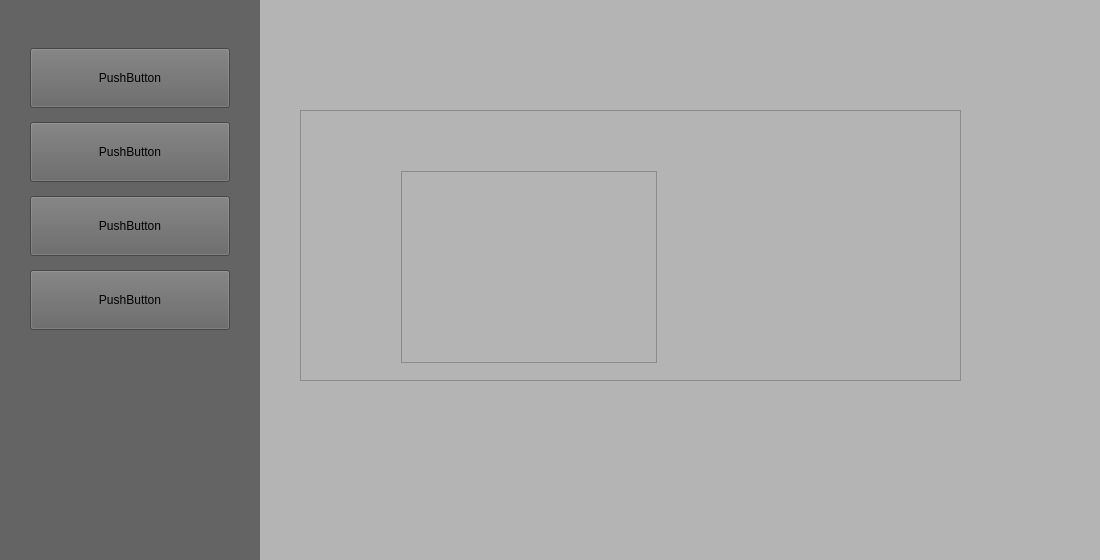
<?xml version="1.0" encoding="UTF-8"?>
<ui version="4.0">
 <class>MainWindow</class>
 <widget class="QMainWindow" name="MainWindow">
  <property name="geometry">
   <rect>
    <x>0</x>
    <y>0</y>
    <width>1100</width>
    <height>560</height>
   </rect>
  </property>
  <property name="windowTitle">
   <string>MainWindow</string>
  </property>
  <widget class="QWidget" name="centralwidget">
   <widget class="QWidget" name="widget_2" native="true">
    <property name="geometry">
     <rect>
      <x>260</x>
      <y>0</y>
      <width>840</width>
      <height>560</height>
     </rect>
    </property>
    <property name="styleSheet">
     <string notr="true">background-color : rgb(180,180,180);
</string>
    </property>
    <widget class="QScrollArea" name="scrollArea">
     <property name="geometry">
      <rect>
       <x>40</x>
       <y>110</y>
       <width>661</width>
       <height>271</height>
      </rect>
     </property>
     <property name="widgetResizable">
      <bool>true</bool>
     </property>
     <widget class="QWidget" name="scrollAreaWidgetContents">
      <property name="geometry">
       <rect>
        <x>0</x>
        <y>0</y>
        <width>659</width>
        <height>269</height>
       </rect>
      </property>
      <widget class="QTableView" name="tableView">
       <property name="geometry">
        <rect>
         <x>100</x>
         <y>60</y>
         <width>256</width>
         <height>192</height>
        </rect>
       </property>
      </widget>
     </widget>
    </widget>
   </widget>
   <widget class="QWidget" name="widget" native="true">
    <property name="geometry">
     <rect>
      <x>0</x>
      <y>0</y>
      <width>260</width>
      <height>560</height>
     </rect>
    </property>
    <property name="styleSheet">
     <string notr="true">background-color : rgb(100,100,100);
</string>
    </property>
    <widget class="QWidget" name="verticalWidget" native="true">
     <property name="geometry">
      <rect>
       <x>30</x>
       <y>40</y>
       <width>200</width>
       <height>300</height>
      </rect>
     </property>
     <layout class="QVBoxLayout" name="verticalLayout">
      <item>
       <widget class="QPushButton" name="pushButton_2">
        <property name="minimumSize">
         <size>
          <width>0</width>
          <height>60</height>
         </size>
        </property>
        <property name="text">
         <string>PushButton</string>
        </property>
       </widget>
      </item>
      <item>
       <widget class="QPushButton" name="pushButton_4">
        <property name="minimumSize">
         <size>
          <width>0</width>
          <height>60</height>
         </size>
        </property>
        <property name="text">
         <string>PushButton</string>
        </property>
       </widget>
      </item>
      <item>
       <widget class="QPushButton" name="pushButton_3">
        <property name="minimumSize">
         <size>
          <width>0</width>
          <height>60</height>
         </size>
        </property>
        <property name="text">
         <string>PushButton</string>
        </property>
       </widget>
      </item>
      <item>
       <widget class="QPushButton" name="pushButton">
        <property name="minimumSize">
         <size>
          <width>0</width>
          <height>60</height>
         </size>
        </property>
        <property name="text">
         <string>PushButton</string>
        </property>
       </widget>
      </item>
     </layout>
    </widget>
   </widget>
  </widget>
 </widget>
 <resources/>
 <connections/>
</ui>
